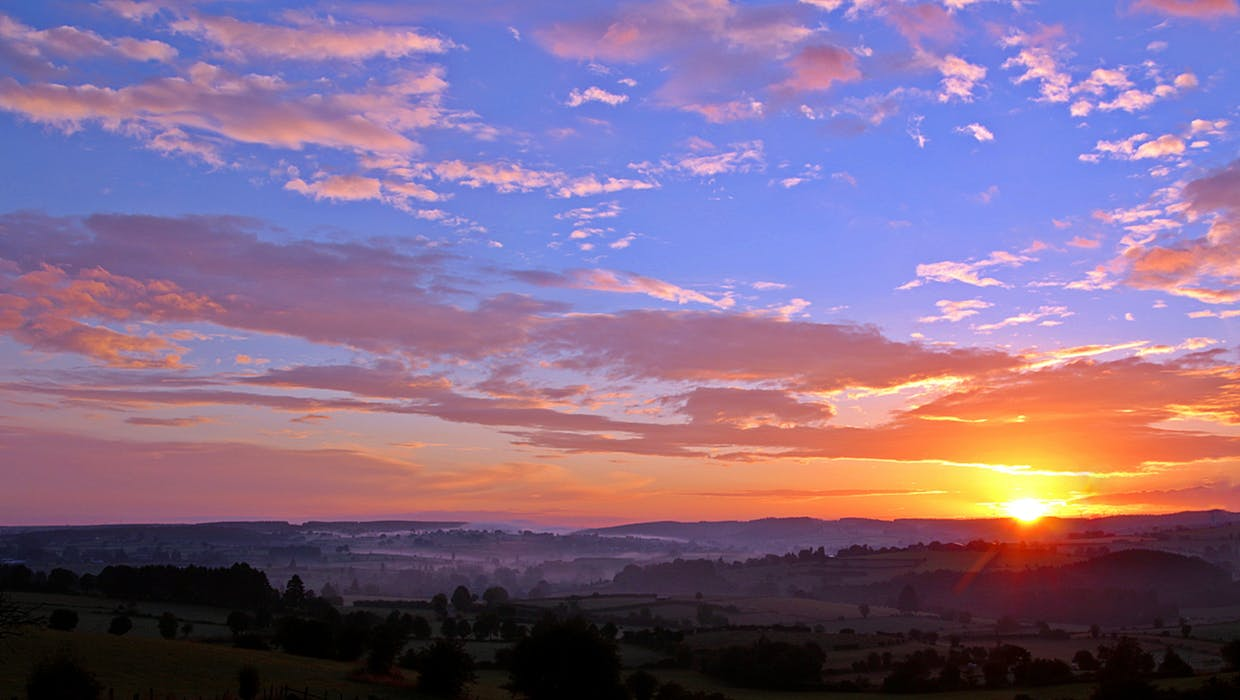
#> input picture sunrise.jpg, 1240 x 700 px
$ python image_processing.py
#> lines starting #> are read from the running program, lines starting #| are printed output that depends on the picture
import numpy as np
import cv2 as cv

def click_colour(event, x, y, flags, param):
    """
    Registers mouse clicks on an image

    Writes the colour of the clicked pixel to a text file

    Not used in final project
    """
    if event == cv.EVENT_LBUTTONDOWN:
        colors0 = image[y,x,0]
        colors1 = image[y,x,1]
        colors2 = image[y,x,2]
        colors = image[y,x]

        # write colours to a text file
        text_file = open("colour.txt", "w")

        # text_file.write("%s" % colors)
        text_file.write("%s %s %s" % (colors0, colors1, colors2))
        text_file.close()

def k_means(img, colour_space):
    """
    Performs k-means clustering on an image for colour quantization

    RETURNS: an image after colour quantization; colour values in the corresponding colour space
    """
    Z = img.reshape((-1,3))

    # convert to np.float32
    Z = np.float32(Z)

    # define criteria, number of clusters (K) and apply kmeans()
    criteria = (cv.TERM_CRITERIA_EPS + cv.TERM_CRITERIA_MAX_ITER, 10, 1.0)
    K = 12
    ret,label,center=cv.kmeans(Z,K,None,criteria,10,cv.KMEANS_RANDOM_CENTERS)

    # Now convert back into uint8, and make original image
    center = np.uint8(center)
    res = center[label.flatten()]
    res2 = res.reshape((img.shape))
    print("The colours in " + colour_space + " are:\n" + np.array_str(center))

    return res2, center

if __name__ == "__main__":
    # read an image (default colour space is BGR in OpenCV)
    # bgr = cv.imread('sunset.png')
    # bgr = cv.imread('cheetah')
    bgr = cv.imread('sunrise.jpg')
#> bgr is the input picture: shape (700, 1240, 3); mean B, G, R 136.8, 105.5, 131.2
    # bgr = cv.imread('starry_night.jpg')
    # bgr = cv.imread('scream.jpg')

    # k-means in BGR colour space
    res_bgr, colours_bgr = k_means(bgr, "bgr")
#> in k_means, `ret,label,center=cv.kmeans(Z,K,None,criteria,10,cv.KMEANS_RANDOM_CENTE..`: ret = 547556289.2; center = [[121.9, 106.7, 164.4], [202.4, 122.3, 113], [10.62, 11.36, 16.77], [208.4, 188.6, 230.6], [60.68, 41.96, 68.58], [143.7, 100.2, 125.2], [143, 150.2, 215.1], [233.1, 141.5, 127], [83.31, 186.1, 251.8], [223, 155.5, 171.2], [82.89, 117.1, 224.7], [173.2, 134.1, 166.7]]
#> in k_means, `center = np.uint8(center)`: center = [[121, 106, 164], [202, 122, 112], [10, 11, 16], [208, 188, 230], [60, 41, 68], [143, 100, 125], [143, 150, 215], [233, 141, 127], [83, 186, 251], [223, 155, 171], [82, 117, 224], [173, 134, 166]]
#> in k_means, `res2 = res.reshape((img.shape))`:
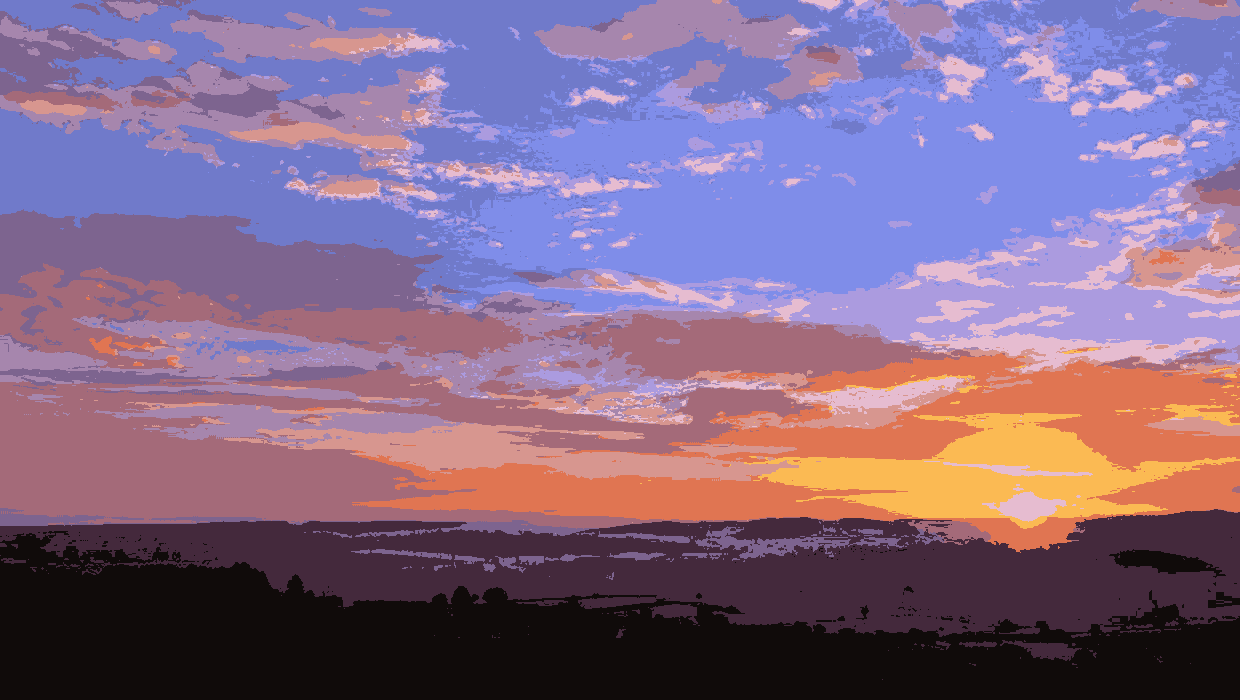
#> res2: shape (700, 1240, 3); mean B, G, R 136.3, 105.1, 130.7
#| The colours in bgr are:
#| [[121 106 164]
#|  [202 122 112]
#|  [ 10  11  16]
#|  [208 188 230]
#|  [ 60  41  68]
#|  [143 100 125]
#|  [143 150 215]
#|  [233 141 127]
#|  [ 83 186 251]
#|  [223 155 171]
#|  [ 82 117 224]
#> (further printed lines are left out)
#> colours_bgr has the same summary as center in k_means
    image = res_bgr

    # OpenCV HSV: hue range is [0,179], saturation range is [0,255], value range is [0,255]
    hsv = cv.cvtColor(bgr, cv.COLOR_BGR2HSV)
#> hsv: shape (700, 1240, 3); mean H, S, V 107.1, 105.5, 162.7
    res_hsv, colours_hsv = k_means(hsv, "hsv")
#> in k_means (call 2), `res2 = res.reshape((img.shape))`: res2: shape (700, 1240, 3); mean H, S, V 106.5, 105.1, 162.2
#| The colours in hsv are:
#| [[  4 113 198]
#|  [ 11  42  12]
#|  [172 170 101]
#|  [120 104 195]
#|  [156  78 160]
#|  [ 11  83 243]
#|  [163 135  45]
#|  [116 116 230]
#|  [146  64 213]
#|  [143  79  60]
#|  [ 11 173 238]
#> (further printed lines are left out)
#> colours_hsv = [[4, 113, 198], [11, 42, 12], [172, 170, 101], [120, 104, 195], [156, 78, 160], [11, 83, 243], [163, 135, 45], [116, 116, 230], [146, 64, 213], [143, 79, 60], [11, 173, 238], [14, 195, 15]]
    # image = res_hsv

    # clear the text file before adding the image colours
    text_file = open("colour.txt", "w")
    text_file.write("")
    text_file.close()

    # add each image colour in HSV colour space to the text file
    for colour in colours_hsv:
        h = colour[0]
        s = colour[1]
        v = colour[2]

        # write colours to a text file
        text_file = open("colour.txt", "a")
        text_file.write("%s %s %s" % (h, s, v) + "\n")
        text_file.close()
#> this loop made 12 passes

    # Display image in BGR space after segmentation
    cv.imshow('k-means',image)

    # cv.setMouseCallback("k-means", click_colour)
    cv.waitKey(0)
    cv.destroyAllWindows()
